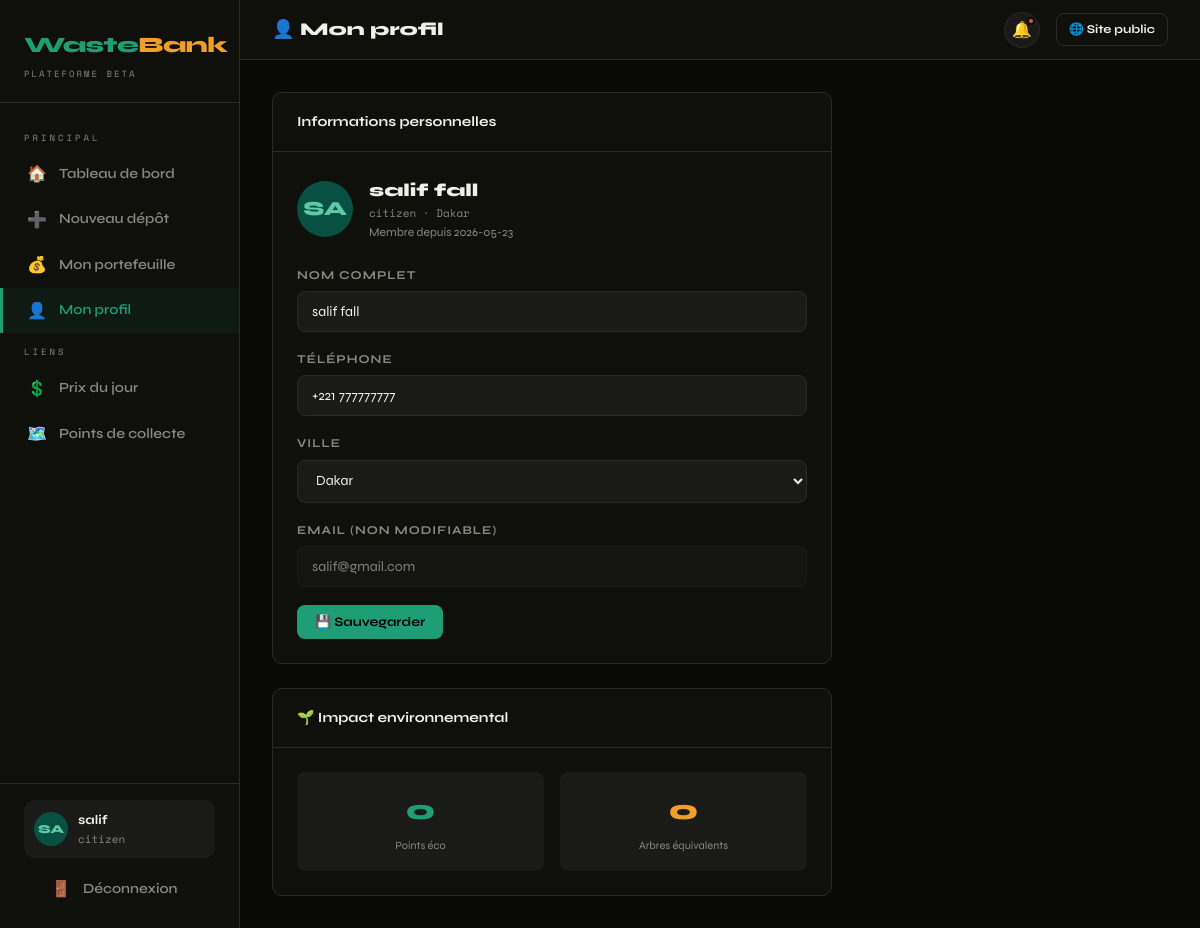
Page /dashboard/profile (signed in) on the committed database.
### tables this page shows
CREATE TABLE users (
            id          INTEGER PRIMARY KEY AUTOINCREMENT,
            name        TEXT NOT NULL,
            email       TEXT UNIQUE NOT NULL,
            phone       TEXT UNIQUE,
            password    TEXT NOT NULL,
            role        TEXT NOT NULL DEFAULT 'citizen',  -- citizen | collector | admin
            city        TEXT DEFAULT 'Dakar',
            balance     REAL DEFAULT 0.0,
            points      INTEGER DEFAULT 0,
            avatar      TEXT,
            created_at  TEXT DEFAULT (datetime('now')),
            active      INTEGER DEFAULT 1
        );

### routes/dashboard.py (the view, shortened to what this page needs)
@dash_bp.route("/profile", methods=["GET", "POST"])
@login_required
def profile():
    db = get_db()
    uid = session["user_id"]
    user = db.execute("SELECT * FROM users WHERE id=?", (uid,)).fetchone()
    return render_template("dashboard/profile.html", user=user)

### models/db.py (called while the page is built)
def get_db():
    if "db" not in g:
        g.db = sqlite3.connect(
            current_app.config["DATABASE"],
            detect_types=sqlite3.PARSE_DECLTYPES,
        )
        g.db.row_factory = sqlite3.Row
        g.db.execute("PRAGMA foreign_keys = ON")
    return g.db

### routes/auth.py (called while the page is built)
def login_required(f):
    from functools import wraps
    @wraps(f)
    def decorated(*args, **kwargs):
        if "user_id" not in session:
            flash("Connectez-vous pour accéder à cette page.", "warning")
            return redirect(url_for("auth.login"))
        return f(*args, **kwargs)
    return decorated

### templates/dashboard/profile.html (shortened to what this page needs)
{% extends "dashboard/layout.html" %}
{% block page_title %}👤 Mon profil{% endblock %}
{% block content %}
<div style="max-width:560px;">
  <div class="card">
    <div class="card-header"><span class="card-title">Informations personnelles</span></div>
    <div class="card-body">
      <div style="display:flex;align-items:center;gap:16px;margin-bottom:24px;">
        <div class="avatar" style="width:56px;height:56px;font-size:20px;">{{ user['name'][:2].upper() }}</div>
        <div>
          <div style="font-size:18px;font-weight:800;">{{ user['name'] }}</div>
          <div style="font-family:'Space Mono',monospace;font-size:11px;color:var(--muted);">{{ user['role'] }} · {{ user['city'] }}</div>
          <div style="font-size:12px;color:var(--muted);">Membre depuis {{ user['created_at'][:10] }}</div>
        </div>
      </div>
      <form method="POST">
        <div class="form-group"><label>Nom complet</label><input type="text" name="name" value="{{ user['name'] }}" required></div>
        <div class="form-group"><label>Téléphone</label><input type="tel" name="phone" value="{{ user['phone'] or '' }}"></div>
        <div class="form-group">
          <label>Ville</label>
          <select name="city">
            {% for city in ['Dakar','Thiès','Saint-Louis','Ziguinchor','Abidjan','Cotonou','Lomé','Bamako'] %}
            <option value="{{ city }}" {% if user['city']==city %}selected{% endif %}>{{ city }}</option>
            {% endfor %}
          </select>
        </div>
        <div class="form-group"><label>Email (non modifiable)</label><input type="email" value="{{ user['email'] }}" disabled style="opacity:.5;cursor:not-allowed;"></div>
        <button type="submit" class="btn btn-primary">💾 Sauvegarder</button>
      </form>
    </div>
  </div>
  <div class="card mt-3">
    <div class="card-header"><span class="card-title">🌱 Impact environnemental</span></div>
    <div class="card-body grid-2" style="gap:16px;">
      <div style="text-align:center;padding:16px;background:var(--surface);border-radius:8px;">
        <div style="font-size:28px;font-weight:800;color:var(--green);">{{ user['points'] }}</div>
        <div style="font-size:11px;color:var(--muted);margin-top:4px;">Points éco</div>
      </div>
      <div style="text-align:center;padding:16px;background:var(--surface);border-radius:8px;">
        <div style="font-size:28px;font-weight:800;color:var(--amber);">{{ (user['points'] // 100) }}</div>
        <div style="font-size:11px;color:var(--muted);margin-top:4px;">Arbres équivalents</div>
      </div>
    </div>
  </div>
</div>
{% endblock %}

### templates/dashboard/layout.html (shortened to what this page needs)
{% extends "base.html" %}
{% block body %}
<div class="app-layout">
  <aside class="sidebar" id="sidebar">
    <div class="sidebar-logo">
      <div class="logo-text"><span class="logo-waste">Waste</span><span class="logo-bank">Bank</span></div>
      <div style="font-family:'Space Mono',monospace;font-size:9px;color:var(--muted);letter-spacing:2px;margin-top:4px;">PLATEFORME BETA</div>
    </div>
    <nav class="sidebar-nav">
      <div class="nav-section-label">Principal</div>
      <a href="{{ url_for('dash.home') }}" class="nav-item {% if request.endpoint == 'dash.home' %}active{% endif %}">
        <span class="nav-icon">🏠</span> Tableau de bord
      </a>
      <a href="{{ url_for('dash.new_deposit') }}" class="nav-item {% if request.endpoint == 'dash.new_deposit' %}active{% endif %}">
        <span class="nav-icon">➕</span> Nouveau dépôt
      </a>
      <a href="{{ url_for('dash.wallet') }}" class="nav-item {% if request.endpoint == 'dash.wallet' %}active{% endif %}">
        <span class="nav-icon">💰</span> Mon portefeuille
      </a>
      <a href="{{ url_for('dash.profile') }}" class="nav-item {% if request.endpoint == 'dash.profile' %}active{% endif %}">
        <span class="nav-icon">👤</span> Mon profil
      </a>
      <div class="nav-section-label">Liens</div>
      <a href="{{ url_for('public.prices') }}" class="nav-item">
        <span class="nav-icon">💲</span> Prix du jour
      </a>
      <a href="{{ url_for('public.points_map') }}" class="nav-item">
        <span class="nav-icon">🗺️</span> Points de collecte
      </a>
    </nav>
    <div class="sidebar-footer">
      {% if current_user %}
      <div class="user-chip">
        <div class="avatar">{{ current_user['name'][:2].upper() }}</div>
        <div class="user-info">
          <div class="name">{{ current_user['name'].split()[0] }}</div>
          <div class="role">{{ current_user['role'] }}</div>
        </div>
      </div>
      <a href="{{ url_for('auth.logout') }}" class="nav-item" style="margin-top:8px;border-radius:8px;">
        <span class="nav-icon">🚪</span> Déconnexion
      </a>
      {% endif %}
    </div>
  </aside>
  <div class="main-content">
    <header class="topbar">
      <div style="display:flex;align-items:center;gap:12px;">
        <h1 class="page-title">{% block page_title %}{% endblock %}</h1>
      </div>
      <div class="topbar-right">
        {% if current_user %}
        <button class="btn-icon has-notif" id="notifBtn" title="Notifications" onclick="markNotifRead()">🔔</button>
        {% endif %}
        <a href="{{ url_for('public.index') }}" class="btn btn-outline btn-sm">🌐 Site public</a>
      </div>
    </header>
    <div class="content-area">
      {% block content %}{% endblock %}
    </div>
  </div>
</div>
{% endblock %}

### rows in the picture
users: name "SA", name "salif", role "citizen", name "salif fall", city "Dakar", created_at "2026-05-23", phone "+221 777777777", email "salif@gmail.com", points "0"
